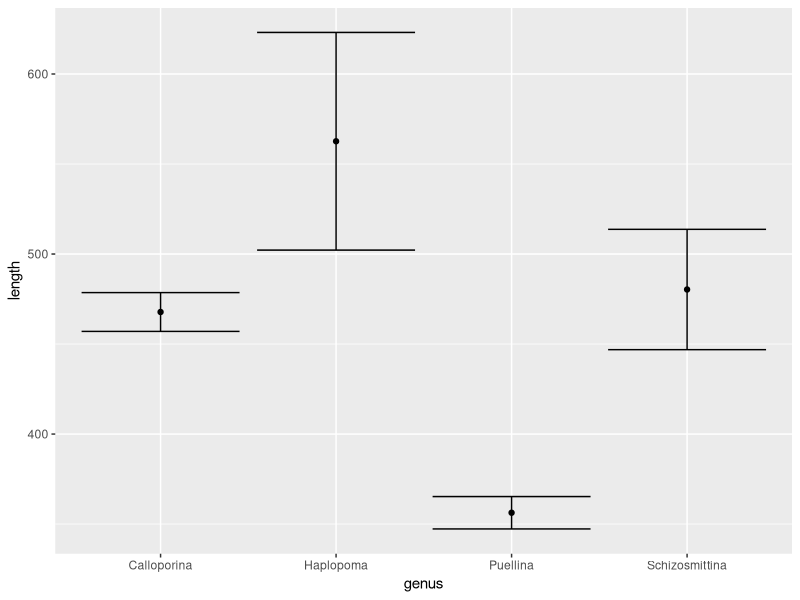

Write the R code that produced this figure. (Note: this script raises an error after producing the figure.)
library(ggplot2)
library(Hmisc) # required to plot the SD

# read the data
dat <- read.csv("zooid_size.csv", header = TRUE)

unique(dat$genus) # shows unique genus
table(dat$genus) # shows the frequency

########### visualise the data

names <- c(unique(dat$genus)[20:23])
  
p<-ggplot(subset(dat, genus %in% names), aes(x = genus, y = length)) +
  stat_summary(geom = "point", fun = mean) +
  stat_summary(geom = "errorbar", fun.data = mean_se) # mean_sdl: requires the Hmisc 

p

wilcox.test(length~genus, data = df, alternative = "two.sided")
